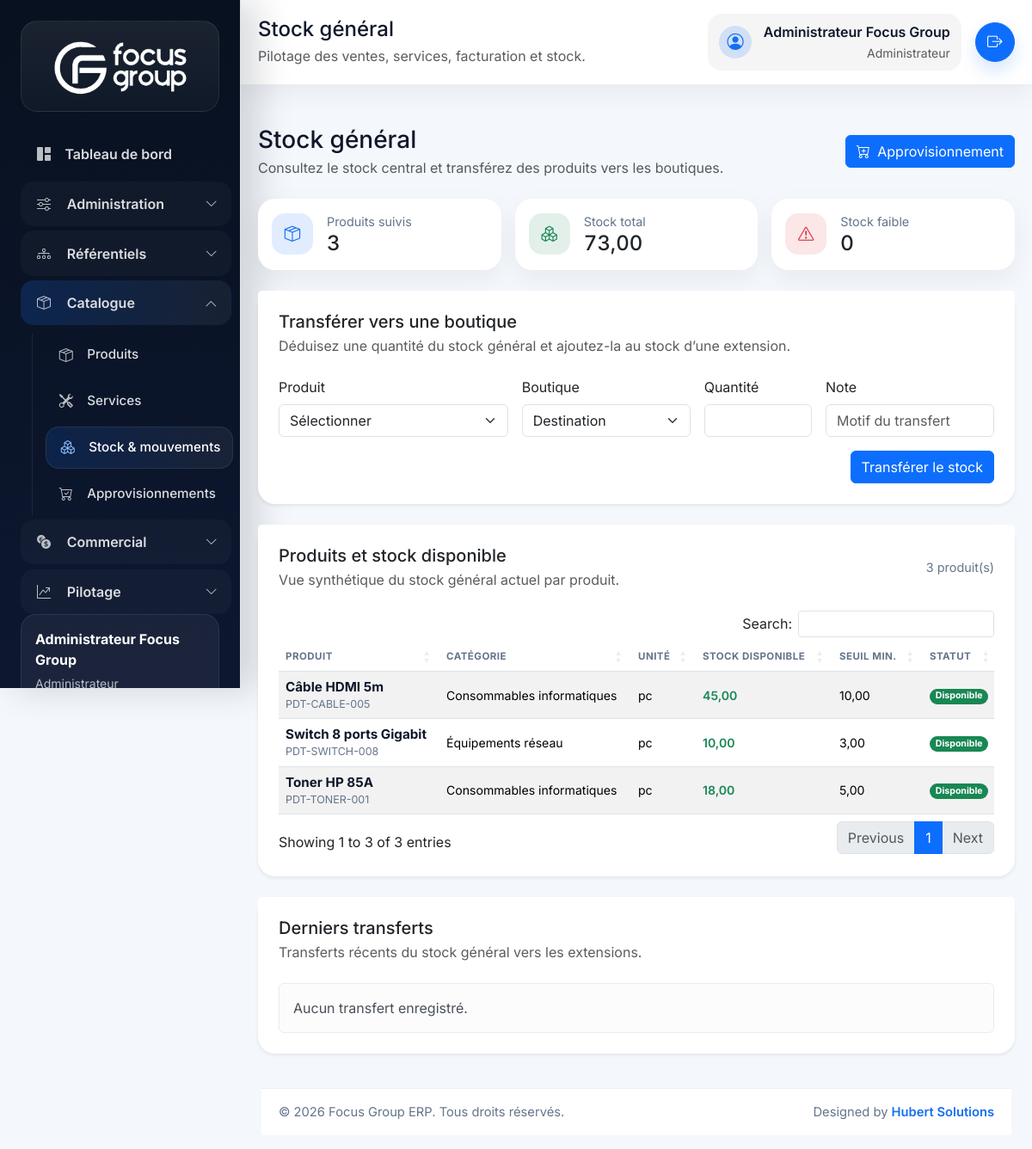
The app's page /index.php/stock (signed in) with its own data.
### tables this page shows
CREATE TABLE products (
    id BIGINT UNSIGNED AUTO_INCREMENT PRIMARY KEY,
    category_id BIGINT UNSIGNED NOT NULL,
    unit_id BIGINT UNSIGNED NOT NULL,
    sku VARCHAR(50) NOT NULL UNIQUE,
    name VARCHAR(150) NOT NULL,
    description TEXT NULL,
    barcode VARCHAR(100) NULL,
    cost_price DECIMAL(18,2) NOT NULL DEFAULT 0,
    sale_price DECIMAL(18,2) NOT NULL DEFAULT 0,
    minimum_stock DECIMAL(18,2) NOT NULL DEFAULT 0,
    current_stock DECIMAL(18,2) NOT NULL DEFAULT 0,
    image_path VARCHAR(255) NULL,
    is_active TINYINT(1) NOT NULL DEFAULT 1,
    deleted_at DATETIME NULL,
    created_at DATETIME NOT NULL DEFAULT CURRENT_TIMESTAMP,
    updated_at DATETIME NOT NULL DEFAULT CURRENT_TIMESTAMP ON UPDATE CURRENT_TIMESTAMP,
    CONSTRAINT fk_products_category FOREIGN KEY (category_id) REFERENCES categories(id),
    CONSTRAINT fk_products_unit FOREIGN KEY (unit_id) REFERENCES units(id)
);

CREATE TABLE categories (
    id BIGINT UNSIGNED AUTO_INCREMENT PRIMARY KEY,
    type ENUM('product', 'service', 'mixed') NOT NULL DEFAULT 'product',
    name VARCHAR(120) NOT NULL,
    description VARCHAR(255) NULL,
    deleted_at DATETIME NULL,
    created_at DATETIME NOT NULL DEFAULT CURRENT_TIMESTAMP,
    updated_at DATETIME NOT NULL DEFAULT CURRENT_TIMESTAMP ON UPDATE CURRENT_TIMESTAMP,
    UNIQUE KEY uq_categories_type_name (type, name)
);

CREATE TABLE units (
    id BIGINT UNSIGNED AUTO_INCREMENT PRIMARY KEY,
    name VARCHAR(80) NOT NULL,
    symbol VARCHAR(20) NOT NULL,
    deleted_at DATETIME NULL,
    created_at DATETIME NOT NULL DEFAULT CURRENT_TIMESTAMP,
    updated_at DATETIME NOT NULL DEFAULT CURRENT_TIMESTAMP ON UPDATE CURRENT_TIMESTAMP,
    UNIQUE KEY uq_units_symbol (symbol)
);

### app/Core/Controller.php (called while the page is built, shortened)
<?php
class Controller
{
    public function render(string $view, array $data = [], string $layout = 'app'): void
    {
        extract($data, EXTR_SKIP);
        $viewFile = view_path($view);
        require $viewFile;
    }
}

### app/Controllers/StockController.php (called while the page is built, shortened)
<?php
final class StockController extends Controller
{
    public function index(): void
    {
        $shopId = $this->currentShopId();
        $this->render('stock.index', [
            'pageTitle' => $shopId !== null ? 'Stock boutique' : 'Stock général',
            'products' => (new Product())->allForStock($shopId),
            'shops' => (new Shop())->options(),
            'currentShopId' => $shopId,
            'currentShopName' => (string) (Auth::user()['shop_name'] ?? ''),
            'recentTransfers' => (new StockTransfer())->recent($shopId),
        ]);
    }
    private function currentShopId(): ?int
    {
        $shopId = Auth::user()['shop_id'] ?? null;
        if ($shopId === null || $shopId === '') {
            return null;
        }
        return (int) $shopId;
    }
}

### app/Core/Router.php (called while the page is built, shortened)
<?php
final class Router
{
    private array $routes = [];
    private function addRoute(string $method, string $uri, array $action, array $middleware = []): void
    {
        $this->routes[$method][$this->normalizePath($uri)] = [
            'action' => $action,
            'middleware' => $middleware,
        ];
    }
    public function dispatch(string $method, string $uri): void
    {
        $path = $this->normalizeRequestUri($uri);
        $route = $this->routes[$method][$path] ?? null;
        try {
            [$controllerClass, $controllerMethod] = $route['action'];
            $controller = new $controllerClass();
            $controller->{$controllerMethod}();
        } catch (Throwable $throwable) {
            http_response_code(500);
            $this->renderError(500, 'Erreur interne', $throwable->getMessage());
        }
    }
    private function normalizeRequestUri(string $uri): string
    {
        $path = parse_url($uri, PHP_URL_PATH) ?: '/';
        if ($path === '/index.php') {
            $path = '/';
        } elseif (str_starts_with($path, '/index.php/')) {
            $path = substr($path, strlen('/index.php')) ?: '/';
        }
        return $this->normalizePath($path);
    }
    private function normalizePath(string $path): string
    {
        $path = '/' . trim($path, '/');
        return $path === '//' ? '/' : (rtrim($path, '/') ?: '/');
    }
}

### index.php (called while the page is built, shortened)
<?php
$appConfig = require __DIR__ . '/config/app.php';
require __DIR__ . '/app/Helpers/functions.php';
$router = new Router();
$router->dispatch($_SERVER['REQUEST_METHOD'] ?? 'GET', $_SERVER['REQUEST_URI'] ?? '/');

### app/Helpers/functions.php (called while the page is built, shortened)
<?php
if (!function_exists('config')) {
    function config(?string $key = null, mixed $default = null): mixed
    {
        $config = $GLOBALS['config'] ?? [];
        $segments = explode('.', $key);
        $value = $config;
        foreach ($segments as $segment) {
            $value = $value[$segment];
        }
        return $value;
    }
}
if (!function_exists('url')) {
    function url(string $path = ''): string
    {
        $baseUrl = rtrim((string) config('app.base_url', ''), '/');
        $path = '/' . ltrim($path, '/');
        $routePrefix = rtrim((string) config('app.route_prefix', ''), '/');
        if (str_starts_with($path, '/public/')) {
            return ($baseUrl === '' ? '' : $baseUrl) . $path;
        }
        $prefix = $routePrefix === '' ? '' : $routePrefix;
        return ($baseUrl === '' ? '' : $baseUrl) . $prefix . $path;
    }
}
if (!function_exists('e')) {
    function e(?string $value): string
    {
        return htmlspecialchars((string) $value, ENT_QUOTES, 'UTF-8');
    }
}

### app/Models/Product.php (called while the page is built, shortened)
<?php
final class Product extends Model
{
    public function allForStock(?int $shopId = null): array
    {
        $sql = 'SELECT p.*, p.current_stock AS central_stock, c.name AS category_name, u.name AS unit_name, u.symbol AS unit_symbol, NULL AS stock_shop_name
                FROM products p
                INNER JOIN categories c ON c.id = p.category_id
                INNER JOIN units u ON u.id = p.unit_id
                WHERE p.deleted_at IS NULL
                ORDER BY p.id DESC';
        return $this->db->query($sql)->fetchAll();
    }
}

### app/Views/stock/index.php (the view, shortened to what this page needs)
<?php
$productCount = count($products);
$totalStock = array_reduce($products, static fn (float $carry, array $product): float => $carry + (float) $product['current_stock'], 0.0);
$lowStockCount = count(array_filter($products, static fn (array $product): bool => (float) $product['current_stock'] <= (float) $product['minimum_stock']));
$isShopStock = $currentShopId !== null;
?>
<div class="page-hero">
    <div>
        <h1 class="h3 mb-1"><?= $isShopStock ? 'Stock boutique' : 'Stock général'; ?></h1>
        <p class="text-muted mb-0"><?= $isShopStock ? 'Stock disponible dans ' . e($currentShopName ?: 'votre boutique') . '.' : 'Consultez le stock central et transférez des produits vers les boutiques.'; ?></p>
    </div>
    <div class="d-flex gap-2 flex-wrap">
        <?php if (!$isShopStock): ?>
            <a href="<?= e(url('/procurements')); ?>" class="btn btn-primary">
                <i class="bi bi-cart-plus me-1"></i> Approvisionnement
            </a>
        <?php endif; ?>
    </div>
</div>
<div class="row g-3 mb-4">
    <div class="col-md-4">
        <div class="card metric-card h-100">
            <div class="card-body d-flex align-items-center gap-3">
                <span class="metric-icon primary"><i class="bi bi-box-seam"></i></span>
                <div>
                    <div class="muted-label">Produits suivis</div>
                    <div class="h4 mb-0"><?= e((string) $productCount); ?></div>
                </div>
            </div>
        </div>
    </div>
    <div class="col-md-4">
        <div class="card metric-card h-100">
            <div class="card-body d-flex align-items-center gap-3">
                <span class="metric-icon success"><i class="bi bi-boxes"></i></span>
                <div>
                    <div class="muted-label">Stock total</div>
                    <div class="h4 mb-0 text-amount"><?= e(number_format($totalStock, 2, ',', ' ')); ?></div>
                </div>
            </div>
        </div>
    </div>
    <div class="col-md-4">
        <div class="card metric-card h-100">
            <div class="card-body d-flex align-items-center gap-3">
                <span class="metric-icon danger"><i class="bi bi-exclamation-triangle"></i></span>
                <div>
                    <div class="muted-label">Stock faible</div>
                    <div class="h4 mb-0"><?= e((string) $lowStockCount); ?></div>
                </div>
            </div>
        </div>
    </div>
</div>
<?php if (!$isShopStock): ?>
<div class="card border-0 shadow-sm mb-4">
    <div class="card-header bg-white border-0 pt-4 px-4">
        <h3 class="h5 mb-1">Transférer vers une boutique</h3>
        <p class="text-muted mb-0">Déduisez une quantité du stock général et ajoutez-la au stock d’une extension.</p>
    </div>
    <div class="card-body px-4 pb-4">
        <form method="post" action="<?= e(url('/stock/transfer')); ?>" class="row g-3 align-items-end">
            <div class="col-md-4">
                <label class="form-label" for="transfer_product_id">Produit</label>
                <select class="form-select" id="transfer_product_id" name="product_id" required>
                    <option value="">Sélectionner</option>
                </select>
            </div>
            <div class="col-md-3">
                <label class="form-label" for="destination_shop_id">Boutique</label>
                <select class="form-select" id="destination_shop_id" name="destination_shop_id" required>
                    <option value="">Destination</option>
                </select>
            </div>
            <div class="col-md-2">
                <label class="form-label" for="transfer_quantity">Quantité</label>
                <input type="number" step="0.01" min="0.01" class="form-control" id="transfer_quantity" name="quantity" required>
            </div>
            <div class="col-md-3">
                <label class="form-label" for="transfer_note">Note</label>
                <input class="form-control" id="transfer_note" name="note" placeholder="Motif du transfert">
            </div>
            <div class="col-12 d-flex justify-content-end">
                <button type="submit" class="btn btn-primary">Transférer le stock</button>
            </div>
        </form>
    </div>
</div>
<?php endif; ?>
<div class="card border-0 shadow-sm">
    <div class="card-header bg-white border-0 pt-4 px-4 d-flex justify-content-between align-items-center">
        <div>
            <h3 class="h5 mb-1">Produits et stock disponible</h3>
            <p class="text-muted mb-0"><?= $isShopStock ? 'Vue synthétique du stock de cette boutique.' : 'Vue synthétique du stock général actuel par produit.'; ?></p>
        </div>
        <span class="muted-label"><?= e((string) $productCount); ?> produit(s)</span>
    </div>
    <div class="card-body px-4 pb-4">
        <div class="table-responsive">
            <table class="table table-striped align-middle js-datatable">
                <thead>
                    <tr>
                        <th>Produit</th>
                        <th data-mobile-hidden="true">Catégorie</th>
                        <th data-mobile-hidden="true">Unité</th>
                        <th>Stock disponible</th>
                        <th data-mobile-hidden="true">Seuil min.</th>
                        <th data-mobile-hidden="true">Statut</th>
                    </tr>
                </thead>
                <tbody>
                    <?php foreach ($products as $product): ?>
                        <?php $isLowStock = (float) $product['current_stock'] <= (float) $product['minimum_stock']; ?>
                        <tr>
                            <td>
                                <div class="table-cell-stack">
                                    <div class="table-cell-main"><?= e($product['name']); ?></div>
                                    <div class="table-cell-meta"><?= e($product['sku']); ?></div>
                                </div>
                            </td>
                            <td><?= e($product['category_name']); ?></td>
                            <td><?= e($product['unit_symbol'] ?: $product['unit_name']); ?></td>
                            <td class="fw-semibold <?= $isLowStock ? 'text-danger' : 'text-success'; ?>">
                                <?= e(number_format((float) $product['current_stock'], 2, ',', ' ')); ?>
                            </td>
                            <td><?= e(number_format((float) $product['minimum_stock'], 2, ',', ' ')); ?></td>
                            <td>
                                <span class="badge rounded-pill <?= $isLowStock ? 'text-bg-danger' : 'text-bg-success'; ?>">
                                    <?= $isLowStock ? 'À réapprovisionner' : 'Disponible'; ?>
                                </span>
                            </td>
                        </tr>
                    <?php endforeach; ?>
                </tbody>
            </table>
        </div>
    </div>
</div>
<div class="card border-0 shadow-sm mt-4">
    <div class="card-header bg-white border-0 pt-4 px-4">
        <h3 class="h5 mb-1">Derniers transferts</h3>
        <p class="text-muted mb-0"><?= $isShopStock ? 'Transferts reçus par cette boutique.' : 'Transferts récents du stock général vers les extensions.'; ?></p>
    </div>
    <div class="card-body px-4 pb-4">
        <?php if ($recentTransfers === []): ?>
            <div class="alert alert-light mb-0">Aucun transfert enregistré.</div>
        <?php endif; ?>
    </div>
</div>

### public/assets/css/app.css (style rules this page uses)
:root { --fg-primary: #156ff3; --fg-primary-dark: #0c56c9; --fg-primary-soft: rgba(21, 111, 243, 0.16); --fg-dark: #0f172a; --fg-muted: #64748b; --fg-soft: #f8fafc; --fg-sidebar: #08111f; --fg-sidebar-soft: #0f1d36; }
body { font-family: 'Inter', sans-serif; background: #f4f7fb; color: var(--fg-dark); }
.card { border-radius: 1.25rem; }
.page-hero { display: flex; justify-content: space-between; align-items: center; gap: 1rem; margin-bottom: 1.5rem; }
.metric-card { border: 0; box-shadow: 0 10px 30px rgba(15, 23, 42, 0.06); }
.metric-icon { width: 3rem; height: 3rem; border-radius: 0.95rem; display: inline-flex; align-items: center; justify-content: center; font-size: 1.15rem; }
.metric-icon.primary { background: rgba(13, 110, 253, 0.12); color: var(--fg-primary); }
.metric-icon.success { background: rgba(25, 135, 84, 0.12); color: #198754; }
.metric-icon.danger { background: rgba(220, 53, 69, 0.12); color: #dc3545; }
.table thead th { color: var(--fg-muted); font-size: 0.72rem; text-transform: uppercase; letter-spacing: 0.04em; }
.table tbody td { vertical-align: middle; font-size: 0.88rem; line-height: 1.35; }
.table-cell-stack { display: flex; flex-direction: column; gap: 0.15rem; }
.table-cell-main { font-size: 0.95rem; font-weight: 700; color: var(--fg-dark); line-height: 1.3; }
.table-cell-meta { font-size: 0.78rem; color: var(--fg-muted); line-height: 1.3; }
.text-amount { font-variant-numeric: tabular-nums; }
.muted-label { color: var(--fg-muted); font-size: 0.9rem; }

### records on screen
products: name "Câble HDMI 5m", sku "PDT-CABLE-005", category.name "Consommables informatiques", unit.symbol "pc", current_stock "45,00", minimum_stock "10,00", shows "Disponible"
products: name "Switch 8 ports Gigabit", sku "PDT-SWITCH-008", category.name "Équipements réseau", unit.symbol "pc", current_stock "10,00", minimum_stock "3,00", shows "Disponible"
products: name "Toner HP 85A", sku "PDT-TONER-001", category.name "Consommables informatiques", unit.symbol "pc", current_stock "18,00", minimum_stock "5,00", shows "Disponible"

### other values on screen
$currentUser['full_name'] "Administrateur Focus Group"
$currentUser['role_name'] "Administrateur"
$pageTitle "Stock général"
app_scope_description() "Pilotage des ventes, services, facturation et stock."
$productCount "3"
$totalStock "73,00"
$lowStockCount "0"
config('app.name') "Focus Group ERP"
